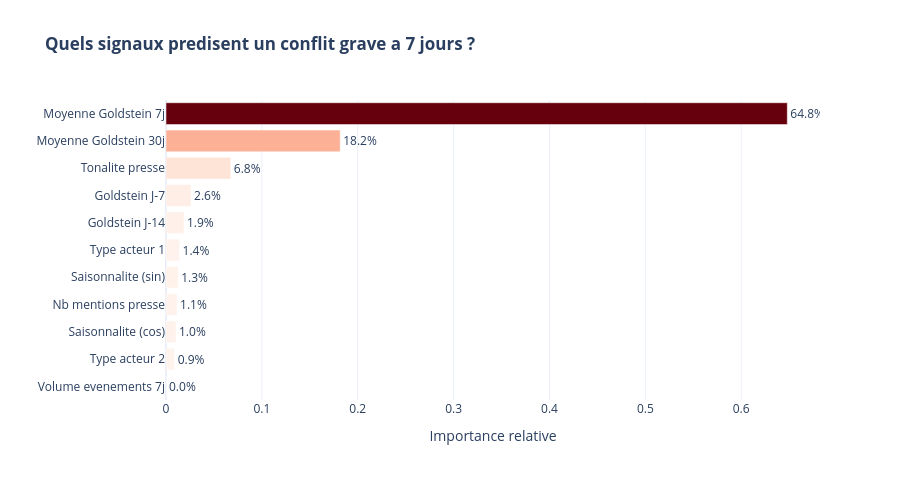

Here is the notebook cell this chart was saved with:
### Markdown cell above
##  7 — Feature Importance : ce que le modèle a appris

### Résultats

| Feature | Importance | Signal capté |
|---------|-----------|--------------|
| `goldstein_roll_7d` | **64,8%** | Tension récente (7 jours) |
| `goldstein_roll_30d` | **18,2%** | Tension de fond (30 jours) |
| `AvgTone` | 6,8% | Perception presse |
| `goldstein_lag_7d` | 2,6% | Mémoire ponctuelle J-7 |
| `goldstein_lag_14d` | 1,9% | Mémoire ponctuelle J-14 |
| `Actor1Type1Code_enc` | 1,4% | Profil acteur 1 |
| `month_sin/cos` | 2,3% | Saisonnalité |
| `NumMentions` | 1,1% | Volume médiatique |
| `event_count_7d` | **0,0%** | Redondant avec roll_7d |

### Enseignement clé
Les deux rolling means représentent **83% de l'information totale**. Le modèle a appris que le meilleur prédicteur d'un conflit futur est **l'historique récent des tensions dans la même région** — cohérent avec la littérature sur la persistance des conflits.

### Pourquoi `event_count_7d` = 0% ?
Le volume d'événements est fortement corrélé avec `goldstein_roll_7d` : beaucoup d'événements → Goldstein bas. Le modèle a éliminé cette feature redondante naturellement.

### Code cell
feat_imp = pd.DataFrame({
    'feature': features,
    'importance': rf.feature_importances_  # Importances Gini des features du Random Forest
}).sort_values('importance', ascending=False)


# Renommage lisible pour lecture métier
feature_labels = {
    'Actor1Type1Code_enc': 'Type acteur 1',
    'Actor2Type1Code_enc': 'Type acteur 2',
    'AvgTone': 'Tonalite presse',
    'NumMentions': 'Nb mentions presse',
    'goldstein_lag_7d': 'Goldstein J-7',
    'goldstein_lag_14d': 'Goldstein J-14',
    'goldstein_roll_7d': 'Moyenne Goldstein 7j',
    'goldstein_roll_30d': 'Moyenne Goldstein 30j',
    'month_sin': 'Saisonnalite (sin)',
    'month_cos': 'Saisonnalite (cos)',
    'event_count_7d': 'Volume evenements 7j',
}
feat_imp['feature_label'] = feat_imp['feature'].map(feature_labels).fillna(feat_imp['feature'])


# Barplot horizontal des importances
fig_imp = px.bar(
    feat_imp,
    x='importance',
    y='feature_label',
    orientation='h',
    title='<b>Quels signaux predisent un conflit grave a 7 jours ?</b>',
    height=480,
    color='importance',
    color_continuous_scale='Reds',
    text=feat_imp['importance'].apply(lambda x: f'{x*100:.1f}%')
)
fig_imp.update_layout(
    yaxis={'categoryorder': 'total ascending', 'title': ''},
    xaxis={'title': 'Importance relative'},
    showlegend=False,
    coloraxis_showscale=False,
    template='plotly_white',
)
fig_imp.update_traces(textposition='outside')
fig_imp.show()


# Insight pour le pitch
top1 = feat_imp.iloc[0]                            # Feature la plus importante
top3 = feat_imp.head(3)['feature_label'].tolist()  # Top 3 pour le discours


print("\n" + "=" * 60)
print("  TOP FEATURES — l'histoire que raconte le modele")
print("=" * 60)
print(feat_imp[['feature_label', 'importance']].head(10).to_string(index=False))
print("=" * 60)
print(f"\n-> Signal #1 : {top1['feature_label']} ({top1['importance']*100:.1f}%)")
print(f"-> Top 3     : {', '.join(top3)}")

### Figure 1 — Plotly figure (JSON) as saved in the notebook; plotly's stock layout.template omitted (floating-point values rounded to 4 significant figures)
{"data": [{"alignmentgroup": "True", "hovertemplate": "importance=%{marker.color}<br>feature_label=%{y}<br>text=%{text}<extra></extra>", "legendgroup": "", "marker": {"color": [0.6481, 0.1817, 0.06757, 0.02613, 0.01871, 0.01413, 0.0127, 0.01148, 0.01043, 0.009066, 0], "coloraxis": "coloraxis", "pattern": {"shape": ""}}, "name": "", "offsetgroup": "", "orientation": "h", "showlegend": false, "text": ["64.8%", "18.2%", "6.8%", "2.6%", "1.9%", "1.4%", "1.3%", "1.1%", "1.0%", "0.9%", "0.0%"], "textposition": "outside", "type": "bar", "x": [0.6481, 0.1817, 0.06757, 0.02613, 0.01871, 0.01413, 0.0127, 0.01148, 0.01043, 0.009066, 0], "xaxis": "x", "y": ["Moyenne Goldstein 7j", "Moyenne Goldstein 30j", "Tonalite presse", "Goldstein J-7", "Goldstein J-14", "Type acteur 1", "Saisonnalite (sin)", "Nb mentions presse", "Saisonnalite (cos)", "Type acteur 2", "Volume evenements 7j"], "yaxis": "y"}], "layout": {"barmode": "relative", "coloraxis": {"colorbar": {"title": {"text": "importance"}}, "colorscale": [[0, "rgb(255,245,240)"], [0.125, "rgb(254,224,210)"], [0.25, "rgb(252,187,161)"], [0.375, "rgb(252,146,114)"], [0.5, "rgb(251,106,74)"], [0.625, "rgb(239,59,44)"], [0.75, "rgb(203,24,29)"], [0.875, "rgb(165,15,21)"], [1, "rgb(103,0,13)"]], "showscale": false}, "height": 480, "legend": {"tracegroupgap": 0}, "showlegend": false, "title": {"text": "<b>Quels signaux predisent un conflit grave a 7 jours ?</b>"}, "xaxis": {"anchor": "y", "domain": [0, 1], "title": {"text": "Importance relative"}}, "yaxis": {"anchor": "x", "categoryorder": "total ascending", "domain": [0, 1], "title": {"text": ""}}}}
